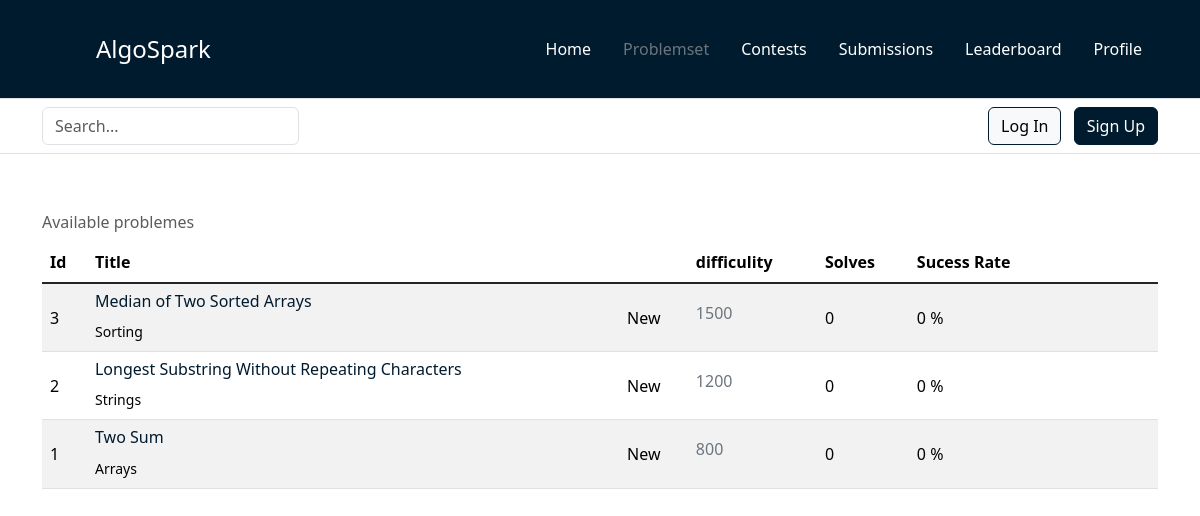
The app's page /public/pages/problemset.php with its own data.
### tables this page shows
CREATE TABLE problems (
    id INT PRIMARY KEY AUTO_INCREMENT,
    title VARCHAR(200) NOT NULL UNIQUE,
    description LONGTEXT NOT NULL,
    difficulty INT NOT NULL DEFAULT 900,
    category VARCHAR(300) NOT NULL DEFAULT 'General',
    time_limit_ms INT DEFAULT 1000,
    memory_limit_mb INT DEFAULT 256,
    author_id INT,
    success_count INT DEFAULT 0,
    total_attempts INT DEFAULT 0,
    acceptance_rate DECIMAL(5, 2) DEFAULT 0.00,
    created_at TIMESTAMP DEFAULT CURRENT_TIMESTAMP,
    updated_at TIMESTAMP DEFAULT CURRENT_TIMESTAMP ON UPDATE CURRENT_TIMESTAMP,
    
    FOREIGN KEY (author_id) REFERENCES users(id) ON DELETE SET NULL,
    INDEX idx_difficulty (difficulty),
    INDEX idx_category (category),
    INDEX idx_created_at (created_at)
);

### backend/class/ConnexionDB.php (called while the page is built, shortened)
<?php
class ConnexionDB
{
    private static $_dbname = "algosparkDB";
    private static $_user = "clientalgospark";
    private static $_pwd = "Algospark123!";
    private static $_host = "127.0.0.1";
    private static $_bdd = null;
    private function __construct()
    {
        try {
            self::$_bdd = new PDO("mysql:host=" . self::$_host . ";dbname=" . self::$_dbname . ";charset=utf8", self::$_user, self::$_pwd, array(PDO::MYSQL_ATTR_INIT_COMMAND => 'SET NAMES UTF8'));
        } catch (PDOException $e) {
            die('Erreur : ' . $e->getMessage());
        }
    }
    public static function getInstance(): ?PDO
    {
        return (self::$_bdd);
    }
}

### backend/class/ProblemsRepository.php (called while the page is built, shortened)
<?php
class ProblemsRepository extends Repository
{
    public function __construct()
    {
        return parent::__construct(self::tableName);
    }
}

### backend/class/Repository.php (called while the page is built, shortened)
<?php
abstract class Repository implements IRepository
{
    protected $db;
    public function __construct(protected $tableName)
    {
        $this->db = ConnexionDB::getInstance();
    }
    public function findAll()
    {
        $response = $this->db->query("select * from {$this->tableName} order by id Desc");
        $elements = $response->fetchAll(PDO::FETCH_OBJ);
        return $elements;
    }
}

### public/pages/problemset.php (the view, shortened to what this page needs)
<!doctype html>
<html lang="en">
<?php
require_once __DIR__ . '/../components/head.php';
$ProblemsRepository = new ProblemsRepository();
$Problems = $ProblemsRepository->findAll();
?>
<body>
  <header>
    <?php
    require_once __DIR__ . '/../components/nav.php';
    require_once __DIR__ . '/../components/search-bar.php';
    ?>
  </header>
  <div class="container mt-5 table-responsive">
    <table
      class="table table-striped align-middle table-hover caption-top test-info">
      <caption>
        Available problemes
      </caption>
      <thead>
        <th scope="col">Id</th>
        <th scope="col">Title</th>
        <th></th>
        <th scope="col">difficulity</th>
        <th scope="col">Solves</th>
        <th scope="col">Sucess Rate</th>
      </thead>
      <tbody class="table-group-divider">
        <?php
        foreach ($Problems as $Problem):
        ?>
          <tr class="my-row">
            <td scope="row"><?= (int) $Problem->id ?></td>
            <td scope="col">
              <div>
                <a style="display: block; width:max-content;" href="/public/pages/problem.php?problem_id=<?= (int) $Problem->id ?>">
                  <h6 class="text-info"><?= htmlspecialchars((string) $Problem->title, ENT_QUOTES, 'UTF-8') ?></h6>
                </a>
              </div>
              <small><?= htmlspecialchars((string) $Problem->category, ENT_QUOTES, 'UTF-8') ?></small>
            </td>
            <td><?php
                $x = new DateTime();
                $y = new DateTime((string) $Problem->created_at);
                $dif = $x->diff($y)->days <  5 ? 'New' : '';
                echo $dif;
                ?>
            </td>
            <td>
              <h6 class="text-secondary"><?= htmlspecialchars((string) $Problem->difficulty, ENT_QUOTES, 'UTF-8') ?></h6>
            </td>
            <td><?= (int) $Problem->success_count ?></td>
            <td><?= (int) $Problem->acceptance_rate ?> %</td>
            <td>
            </td>
          </tr>
        <?php endforeach; ?>
      </tbody>
    </table>
  </div>
</body>
</html>

### public/assets/css/style.css (style rules this page uses)
:root { --slate-blue: #7067cfff; --light-green: #7ee081ff; --night-bordeaux: #561d25ff; --midnight-violet: #2b1c2aff; --shadow-grey: #161c2cff; --prussian-blue: #001b2eff; --charcoal-blue: #385163ff; --slate-grey: #6f8697ff; --powder-blue: #a6bbcbff; --alice-blue: #ddf0ffff; }
.text-info { color: var(--prussian-blue) !important; }
a { text-decoration: none; }

### records on screen
problems: id "3", title "Median of Two Sorted Arrays", category "Sorting", difficulty "1500", success_count "0", acceptance_rate "0"
problems: id "2", title "Longest Substring Without Repeating Characters", category "Strings", difficulty "1200", success_count "0", acceptance_rate "0"
problems: id "1", title "Two Sum", category "Arrays", difficulty "800", success_count "0", acceptance_rate "0"
